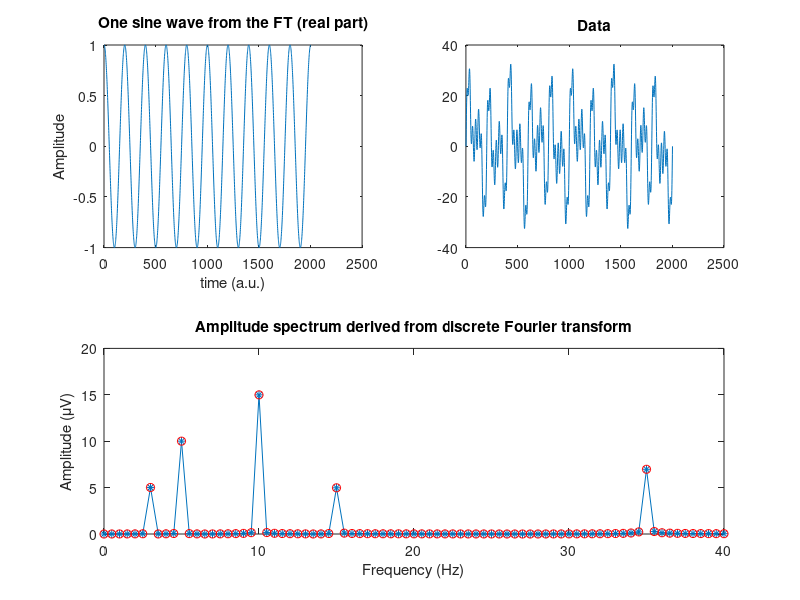

Write the MATLAB code that produced this figure. (Note: this script raises an error after producing the figure.)
%% The discrete-time Fourier transform

% generate multi-component sine wave (exactly as before)
% define a sampling rate
srate = 1000;
% some parameters
frex   = [ 3   10   5   15   35 ];
amplit = [ 5   15   10   5   7 ];
% define time...
time = -1:1/srate:1;
% there will be some differences in the fft results compared to the ground
% truth because of the non-stationaries and number of frequencies and time
% points... will be more clear in future.

% now loop through frequencies and create sine waves
signal = zeros(1,length(time));
for fi=1:length(frex)
    signal = signal + amplit(fi)*sin(2*pi*time*frex(fi));
end

%% The Fourier transform in a loop
%   the Fourier transform in a loop, as described in lecture.
N = length(signal); % length of sequence
fourierTime = (0:N-1)/N;    % "time" used for sine waves
nyquist     = srate/2;        % Nyquist frequency -- the highest frequency you can measure in the data

% initialize Fourier output matrix
fourierCoefs = zeros(size(signal));
% These are the actual frequencies in Hz that will be returned by the
% Fourier transform. The number of unique frequencies we can measure is
% exactly 1/2 of the number of data points in the time series (plus DC).
frequencies = linspace(0,nyquist,floor(N/2)+1);

% loop over frequencies
for fi=1:N/2+1
    % create complex-valued sine wave for this frequency
    fourierSine = exp(-1i*(2*pi*fourierTime*(fi-1) + 0));
    % frequency corresp to f'th point -> f minus 1
    % compute dot product between sine wave and signal (created in the previous cell)
    fourierCoefs(fi) = dot(fourierSine,signal);
end
% scale Fourier coefficients to original scale
fourierCoefs = fourierCoefs / N;
% normalization is neccesary because dot product easily efffected by the
% number of points (longer signal = larger dot products) so we have to 
% take the average basically.

figure(7), clf
subplot(221)
plot(real(exp( -2*pi*1i*(10).*fourierTime )))
xlabel('time (a.u.)'), ylabel('Amplitude')
title('One sine wave from the FT (real part)')

subplot(222)
plot(signal)
title('Data')

subplot(212)
plot(frequencies,abs(fourierCoefs(1:length(frequencies)))*2,'*-')
xlabel('Frequency (Hz)')
ylabel('Amplitude (\muV)')
title('Amplitude spectrum derived from discrete Fourier transform')

%% Fast Fourier Transform
%%% The "slow" FT is important to understand and see implemented,
%   but in practice you should always use the FFT.
%   In this code you will see that they produce the same results.

% Compute fourier transform and scale
fourierCoefsF = fft(signal) / N;

subplot(212), hold on
plot(frequencies,abs(fourierCoefsF(1:length(frequencies)))*2,'ro')
set(gca,'xlim',[0 40])

%% Fourier coefficients are difficult to interpret 'numerically', that is,
%   it's difficult to extract the information in a Fourier coefficient
%   simply by looking at the real and imaginary parts printed out.
%   Instead, you can understand them by visualizing them (in the next cell!).
srate = 1000;
time  = (0:srate-1)/srate;
freq  = 6;

% create sine waves that differ in power and phase
sine1 = 3 * cos(2*pi*freq*time + 0 );
sine2 = 2 * cos(2*pi*freq*time + pi/2 );
sine3 = 1 * cos(2*pi*freq*time + pi*4/3 );

% compute Fourier coefficients
fCoefs1 = fft(sine1) / length(time);
fCoefs2 = fft(sine2) / length(time);
fCoefs3 = fft(sine3) / length(time);


hz = linspace(0,srate/2,floor(length(time)/2)+1);
% find the frequency of our sine wave
hz6 = dsearchn(hz',6);

% let's look at the coefficients for this frequency
disp([ '6 Hz Fourier coefficient for sin1: ' num2str(fCoefs1(hz6)) ])
disp([ '6 Hz Fourier coefficient for sin2: ' num2str(fCoefs2(hz6)) ])
disp([ '6 Hz Fourier coefficient for sin3: ' num2str(fCoefs3(hz6)) ])
% its hard to interpret in numbers so we can use polar plots.
%%% Explore the concept that the Fourier coefficients are complex numbers,
%   and can be represented on a complex plane.
%   The magnitude is the length of the line, and the phase is the angle of that line.

% make polar plots of fourier coefficients
figure(9), clf
h(1) = polarplot([0 angle(fCoefs1(hz6))],[0 2*abs(fCoefs1(hz6))],'r');
hold on
h(2) = polarplot([0 angle(fCoefs2(hz6))],[0 2*abs(fCoefs2(hz6))],'b');
h(3) = polarplot([0 angle(fCoefs3(hz6))],[0 2*abs(fCoefs3(hz6))],'m');

% adjust the plots a bit
set(h,'linewidth',5)
legend({'sine1';'sine2';'sine3'})
%% phase and power information can be extracted via Euler's formula

% extract amplitude using Pythagorian theorem
amp1 = sqrt( imag(fCoefs1).^2 + real(fCoefs1).^2 );
amp2 = sqrt( imag(fCoefs2).^2 + real(fCoefs2).^2 );
amp3 = sqrt( imag(fCoefs3).^2 + real(fCoefs3).^2 );

% extract amplitude using the Matlab function abs
% amp1 = abs( fCoefs1 );
% amp2 = abs( fCoefs2 );
% amp3 = abs( fCoefs3 );

% yet another possibility (the complex number times its conjugate)
%amp1 = fCoefs1.*conj(fCoefs1);
%%% THIS ONE IS THE FASTEST ONE

figure(9), clf

% plot amplitude spectrum
subplot(211)
plot(hz,2*amp1(1:length(hz)),'ro-','linew',3), hold on
plot(hz,2*amp2(1:length(hz)),'bp-','linew',3)
plot(hz,2*amp3(1:length(hz)),'ks-','linew',3)
set(gca,'xlim',[freq-3 freq+3])
xlabel('Frequency (Hz)'), ylabel('Amplitude')

%% and now for phase...

% extract phase angles using trigonometry
phs1 = atan(imag(fCoefs1) ./ real(fCoefs1));
phs2 = atan(imag(fCoefs2) ./ real(fCoefs3));
phs3 = atan(imag(fCoefs3) ./ real(fCoefs3));

% extract phase angles using Matlab function angle
% phs1 = angle( fCoefs1 );
% phs2 = angle( fCoefs2 );
% phs3 = angle( fCoefs3 );


% plot phase spectrum
subplot(212)
plot(hz,phs1(1:length(hz)),'ro-','linew',3), hold on
plot(hz,phs2(1:length(hz)),'bp-','linew',3)
plot(hz,phs3(1:length(hz)),'ks-','linew',3)
set(gca,'xlim',[freq-3 freq+3])
xlabel('Frequency (Hz)'), ylabel('Phase (rad.)')
% outside of the 6 hz we dont have any amplitudes so when amplitude is 0 
% phase is undefined and computer just produce random numbers for undefined
% phases. 